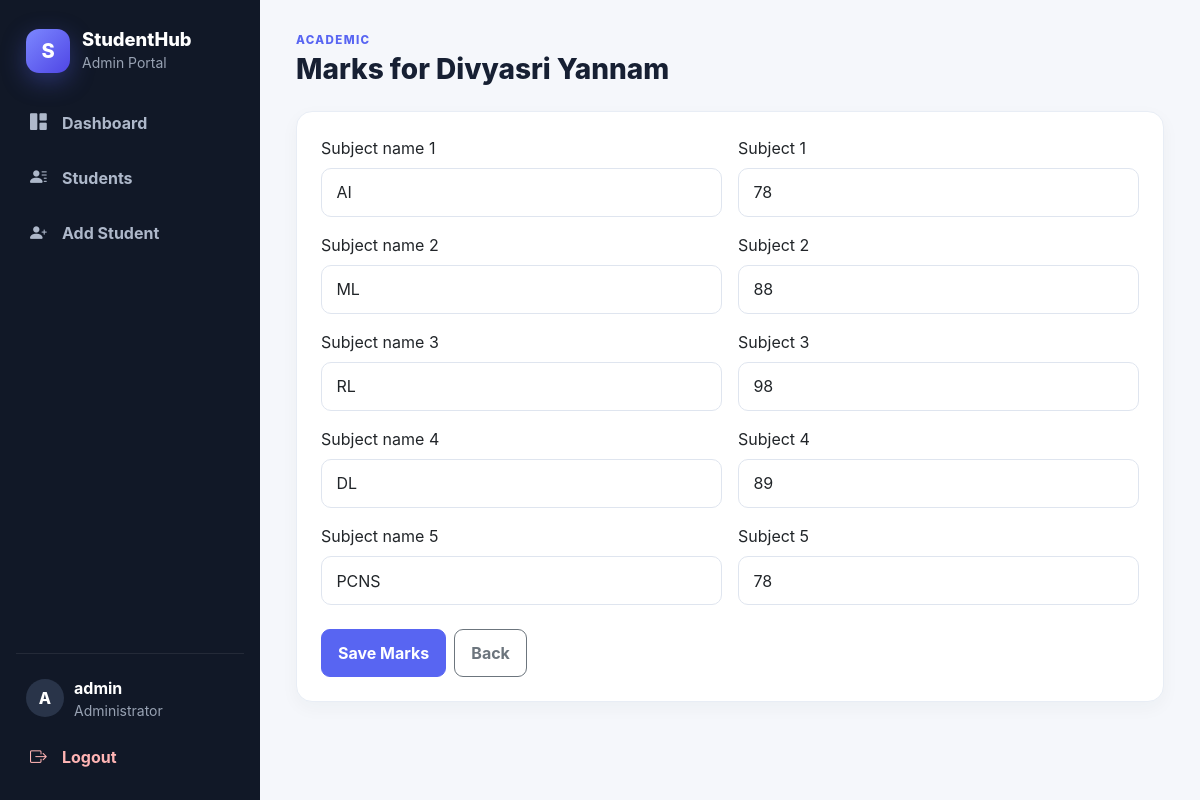
Page /students/5/marks/ (signed in) on the committed database.
### students/models.py (models this page shows, shortened)
class Student(models.Model):
    GENDER_CHOICES = [
        ('Male', 'Male'),
        ('Female', 'Female'),
        ('Other', 'Other'),
    ]
    DEPARTMENT_CHOICES = [
        ('Computer Science', 'Computer Science'),
        ('Information Technology', 'Information Technology'),
        ('Electronics', 'Electronics'),
        ('Mechanical', 'Mechanical'),
        ('Civil', 'Civil'),
    ]
    YEAR_CHOICES = [
        ('1st Year', '1st Year'),
        ('2nd Year', '2nd Year'),
        ('3rd Year', '3rd Year'),
        ('4th Year', '4th Year'),
    ]
    name = models.CharField(max_length=100)
    roll_number = models.CharField(max_length=20, unique=True)
    email = models.EmailField(unique=True)
    phone_number = models.CharField(max_length=15)
    gender = models.CharField(max_length=10, choices=GENDER_CHOICES)
    date_of_birth = models.DateField()
    department = models.CharField(max_length=50, choices=DEPARTMENT_CHOICES)
    year = models.CharField(max_length=20, choices=YEAR_CHOICES)
    address = models.TextField()
    created_at = models.DateTimeField(auto_now_add=True)
    updated_at = models.DateTimeField(auto_now=True)
    class Meta:
        ordering = ['name']

class StudentMarks(models.Model):
    student = models.OneToOneField(Student, on_delete=models.CASCADE, related_name='marks')
    subject_name_1 = models.CharField(max_length=50, default='Subject 1')
    subject_name_2 = models.CharField(max_length=50, default='Subject 2')
    subject_name_3 = models.CharField(max_length=50, default='Subject 3')
    subject_name_4 = models.CharField(max_length=50, default='Subject 4')
    subject_name_5 = models.CharField(max_length=50, default='Subject 5')
    subject_1 = models.IntegerField(default=0, validators=[MinValueValidator(0), MaxValueValidator(100)])
    subject_2 = models.IntegerField(default=0, validators=[MinValueValidator(0), MaxValueValidator(100)])
    subject_3 = models.IntegerField(default=0, validators=[MinValueValidator(0), MaxValueValidator(100)])
    subject_4 = models.IntegerField(default=0, validators=[MinValueValidator(0), MaxValueValidator(100)])
    subject_5 = models.IntegerField(default=0, validators=[MinValueValidator(0), MaxValueValidator(100)])
    total = models.FloatField(default=0)
    percentage = models.FloatField(default=0)
    grade = models.CharField(max_length=2, default='F')
    created_at = models.DateTimeField(auto_now_add=True)
    updated_at = models.DateTimeField(auto_now=True)

### students/views.py (the view)
# urls.py: path('students/<int:pk>/marks/', views.marks_management, name='marks_management'),
@login_required(login_url='login')
def marks_management(request, pk):
    student = get_object_or_404(Student, pk=pk)
    try:
        student_marks = student.marks
    except StudentMarks.DoesNotExist:
        student_marks = StudentMarks(student=student)
    if request.method == 'POST':
        form = StudentMarksForm(request.POST, instance=student_marks)
        if form.is_valid():
            marks = form.save(commit=False)
            marks.student = student
            marks.save()
            messages.success(request, 'Marks updated successfully.')
            return redirect('student_profile', pk=student.pk)
    else:
        form = StudentMarksForm(instance=student_marks)
    context = {
        'student': student,
        'form': form,
    }
    return render(request, 'marks_form.html', context)

### students/forms.py (called while the page is built)
    @property
    def subject_fields(self):
        return [
            {'name': self['subject_name_1'], 'mark': self['subject_1']},
            {'name': self['subject_name_2'], 'mark': self['subject_2']},
            {'name': self['subject_name_3'], 'mark': self['subject_3']},
            {'name': self['subject_name_4'], 'mark': self['subject_4']},
            {'name': self['subject_name_5'], 'mark': self['subject_5']},
        ]

### templates/marks_form.html (shortened to what this page needs)
{% extends 'base.html' %}
{% block content %}
<div class="page-header">
    <div>
        <p class="section-label">Academic</p>
        <h2>Marks for {{ student.name }}</h2>
    </div>
</div>
<div class="card border-0 shadow-sm">
    <div class="card-body p-4">
        <form method="post">
            <div class="row g-3">
                {% for subject in form.subject_fields %}
                <div class="col-md-6">
                    <label class="form-label">{{ subject.name.label }}</label>
                    {{ subject.name }}
                </div>
                <div class="col-md-6">
                    <label class="form-label">{{ subject.mark.label }}</label>
                    {{ subject.mark }}
                </div>
                {% endfor %}
            </div>
            <div class="mt-4 d-flex gap-2">
                <button type="submit" class="btn btn-primary">Save Marks</button>
                <a href="{% url 'student_profile' student.pk %}" class="btn btn-outline-secondary">Back</a>
            </div>
        </form>
    </div>
</div>
{% endblock %}

### templates/base.html (shortened to what this page needs)
{% load static %}
<!DOCTYPE html>
<html lang="en">
<head>
    <link href="https://cdn.jsdelivr.net/npm/bootstrap@5.3.3/dist/css/bootstrap.min.css" rel="stylesheet">
    <link href="https://cdn.jsdelivr.net/npm/bootstrap-icons@1.11.3/font/bootstrap-icons.css" rel="stylesheet">
    <link rel="stylesheet" href="{% static 'css/style.css' %}">
</head>
<body>
    <div class="app-shell">
        {% if request.user.is_authenticated %}
        <aside class="sidebar">
            <div class="brand-box">
                <div class="brand-logo">S</div>
                <div>
                    <h3>StudentHub</h3>
                    <small>Admin Portal</small>
                </div>
            </div>
            <nav class="nav flex-column sidebar-nav">
                <a class="nav-link {% if request.resolver_match.url_name == 'dashboard' %}active{% endif %}" href="{% url 'dashboard' %}">
                    <i class="bi bi-grid-1x2-fill"></i><span>Dashboard</span>
                </a>
                <a class="nav-link {% if request.resolver_match.url_name == 'student_list' %}active{% endif %}" href="{% url 'student_list' %}">
                    <i class="bi bi-person-lines-fill"></i><span>Students</span>
                </a>
                <a class="nav-link {% if request.resolver_match.url_name == 'add_student' %}active{% endif %}" href="{% url 'add_student' %}">
                    <i class="bi bi-person-plus-fill"></i><span>Add Student</span>
                </a>
            </nav>
            <div class="sidebar-footer">
                <div class="admin-mini">
                    <div class="admin-avatar">{{ request.user.username|first|upper }}</div>
                    <div>
                        <strong>{{ request.user.username }}</strong>
                        <small>Administrator</small>
                    </div>
                </div>
                <a class="nav-link logout-link" href="{% url 'logout' %}">
                    <i class="bi bi-box-arrow-right"></i><span>Logout</span>
                </a>
            </div>
        </aside>
        {% endif %}
        <main class="main-content">
            {% block content %}{% endblock %}
        </main>
    </div>
</body>
</html>

### static/css/style.css (style rules this page uses)
:root { --primary: #5865f2; --primary-dark: #454ecb; --ink: #172033; --muted: #718096; --surface: #ffffff; --canvas: #f5f7fb; --border: #e8edf5; }
* { box-sizing: border-box; }
body { margin: 0; font-family: Inter, 'Segoe UI', system-ui, -apple-system, sans-serif; background: var(--canvas); color: var(--ink); }
.app-shell { display: flex; min-height: 100vh; }
.sidebar { width: 260px; background: #111827; color: #fff; padding: 24px 16px 18px; position: sticky; top: 0; height: 100vh; display: flex; flex-direction: column; }
.brand-box { display: flex; align-items: center; gap: 12px; padding: 4px 10px 24px; }
.brand-box h3 { margin: 0; font-size: 1.15rem; font-weight: 800; }
.brand-box small { color: #98a2b3; }
.brand-logo { width: 44px; height: 44px; border-radius: 13px; display: grid; place-items: center; background: linear-gradient(135deg, #7c87ff, #4f46e5); font-size: 1.25rem; font-weight: 800; box-shadow: 0 8px 24px rgba(88, 101, 242, .35); }
.sidebar-nav { gap: 6px; }
.sidebar .nav-link { color: #aeb8ca; padding: 12px 14px; border-radius: 10px; display: flex; align-items: center; gap: 12px; font-weight: 650; }
.sidebar .nav-link i { width: 20px; font-size: 1.05rem; }
.sidebar-footer { margin-top: auto; border-top: 1px solid rgba(255,255,255,.08); padding-top: 14px; }
.admin-mini { display: flex; align-items: center; gap: 10px; padding: 8px 10px 12px; }
.admin-mini div:last-child { display: flex; flex-direction: column; }
.admin-mini small { color: #98a2b3; }
.admin-avatar { width: 38px; height: 38px; border-radius: 50%; display: grid; place-items: center; background: #293449; color: #fff; font-weight: 800; }
.logout-link { color: #ffb4b4 !important; }
.main-content { flex: 1; min-width: 0; padding: 32px 36px 48px; }
.page-header { display: flex; justify-content: space-between; align-items: center; margin-bottom: 24px; gap: 16px; }
.section-label { margin: 0 0 4px; color: var(--primary); font-size: .72rem; font-weight: 800; letter-spacing: .12em; text-transform: uppercase; }
.page-header h2 { margin: 0; font-size: 1.75rem; font-weight: 800; color: var(--ink); }
.card { border: 1px solid var(--border) !important; border-radius: 16px !important; background: var(--surface); box-shadow: 0 6px 18px rgba(31, 45, 61, .04) !important; }
.card-body { padding: 22px; }
.form-control, .form-select { border: 1px solid #dfe5ef; border-radius: 10px; padding: .72rem .9rem; background: #fff; }
.btn { border-radius: 9px; padding: .68rem 1rem; font-weight: 750; }
.btn-primary { background: var(--primary); border-color: var(--primary); }

### rows in the picture
Student: name "Divyasri Yannam"
StudentMarks: subject_name_1 "AI" "ML" "RL" "DL" "PCNS", subject_1 "78" "88" "98" "89" "78"

### other values in the picture
{{ request.user.username|first|upper }} "A"
{{ request.user.username }} "admin"
{{ subject.name.label }} "Subject name 1" "Subject name 2" "Subject name 3" "Subject name 4" "Subject name 5"
{{ subject.mark.label }} "Subject 1" "Subject 2" "Subject 3" "Subject 4" "Subject 5"
